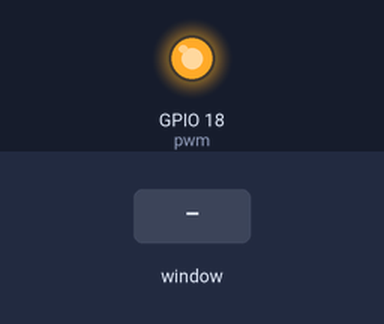
Bench run of a program on a simulated Raspberry Pi (BCM pin numbers). Parts: output pins drawn as LEDs (lit = HIGH). Inputs (shaded band) come from the test bench. The desktop window is not drawn, its controls go by their first labels and the mouse button is held 0.15 s.

Above: at 1.2 s.
1.3 s: slider 1 in the window set to 50
At 1.6 s:
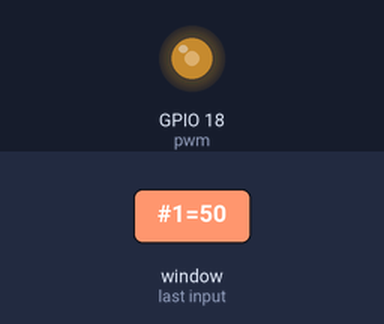
2.8 s: slider 1 in the window set to 100
At 3.9 s:
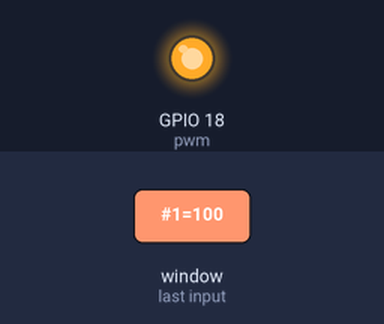
4.3 s: slider 1 in the window set to 0
At 5.0 s:
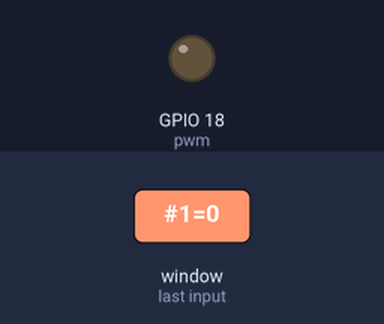
Timing chart, 0 to 7.3 s (numbered marks = the images above; inputs shaded):
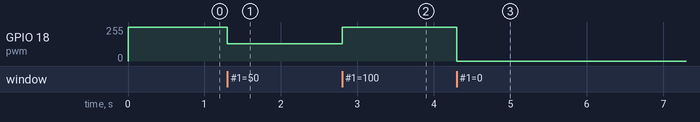

The program:

GUI_PWM_control.py
```python
from tkinter import * #import all classes and libraries from tkinter
import RPi.GPIO as GPIO #import RPi.GPIO and rename it as GPIO
import time
GPIO.setmode(GPIO.BCM) # set GPIO in BCM numbering
GPIO.setup(18,GPIO.OUT) #set GPIO 18 as output
pwm = GPIO.PWM(18,500) #sets the PWM frequency of 500Hz

pwm.start(100) #initial pwm value =100
class App:
    def __init__(self,master):
        frame = Frame(master) #create  a frame widget as container
        frame.pack(pady = 200)          #pack the frame into main window
        scale = Scale(frame,from_ = 0, to = 100,fg = 'blue',bg = 'white', orient = VERTICAL, command = self.update)
        scale.grid(padx = 5, pady = 5) #place the checkbox in the frame using grid layout
    def update(self, duty):
        pwm.ChangeDutyCycle(float(duty))
root = Tk()     #create a main window
root.configure(bg = "lightgreen")
root.wm_title('PWM Power Control')  #sets window title "PWM Power Control"
app = App(root)   #passing main window as master
root.geometry("200x50+0+0")  #window size to 200x50 px and Pos to top left corner
root.mainloop() #start tkinter main loop
```

Measured:
- after the input at 1.3 s, GPIO 18 (pwm): 255/255 → 128/255 at once
- after the input at 2.8 s, GPIO 18 (pwm): 128/255 → 255/255 at once
- after the input at 4.3 s, GPIO 18 (pwm): 255/255 → 0/255 at once
